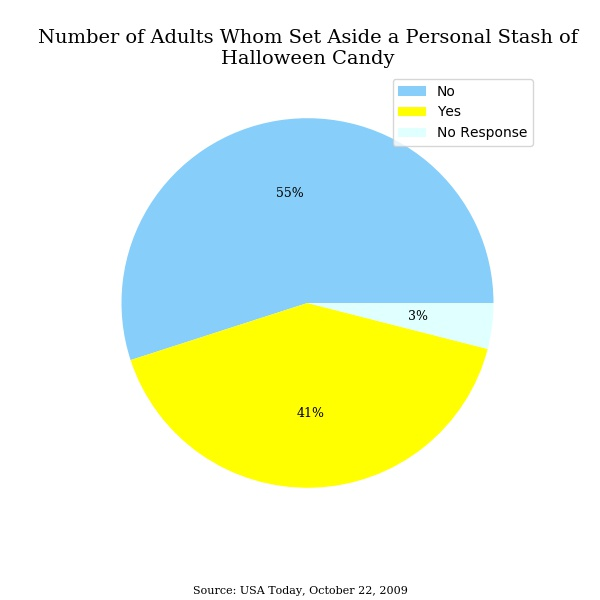

Generate this figure with Python:
import matplotlib.pyplot as plt
from math import floor
import pathlib

data = [198, 147.6, 14.4]
labels = ['No', 'Yes', 'No Response']
colors = ['lightskyblue', 'yellow', 'lightcyan']
title  = 'Number of Adults Whom Set Aside a Personal Stash of Halloween Candy'
source = 'Source: USA Today, October 22, 2009'
filename = pathlib.Path(__file__)

font       = 'Serif'
rotation   = False
background = 'white'
title_txt  = 'black'
sub_text   = 'black'
minor_txt  = 'black'

###############################################################################

plt.pie(data, labels=['', '', ''], colors=colors, 
        textprops={'fontname': font, 'fontsize': 9, 'color': sub_text},
        autopct=lambda n: str(floor(n))+'%', rotatelabels=rotation)

plt.title(title, wrap=True, fontname=font, fontsize=14, color=title_txt)
plt.figtext(.5, 0.01, source, wrap=True, ha='center', fontname=font, 
        fontsize=8, color=minor_txt)

plt.gcf().set_size_inches(6, 6)
plt.axes().figure.set_facecolor(background)

plt.legend(labels)

plt.savefig(filename.with_suffix('.jpg'), 
        facecolor=plt.axes().figure.get_facecolor())

plt.show()
